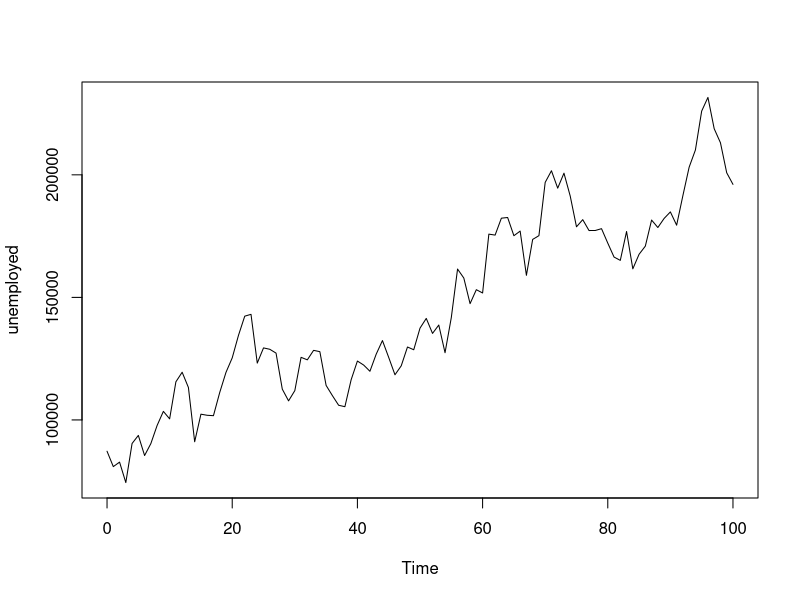
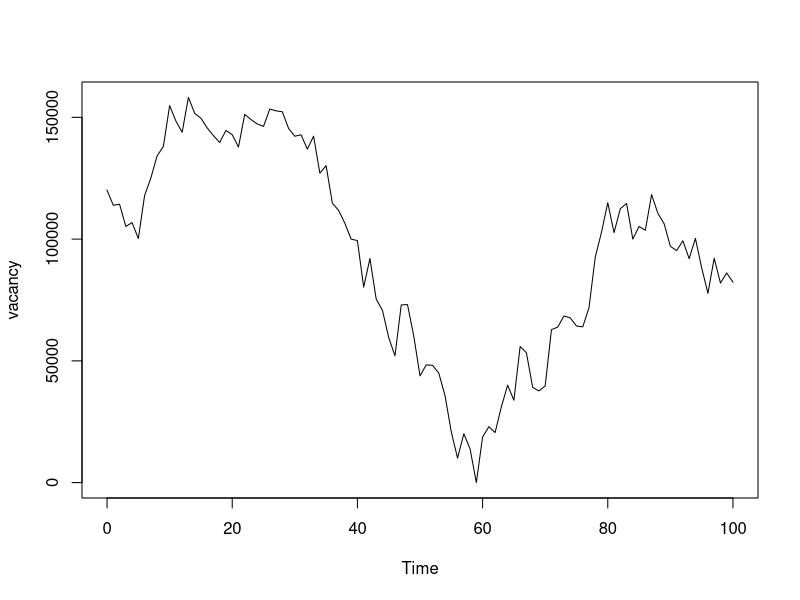
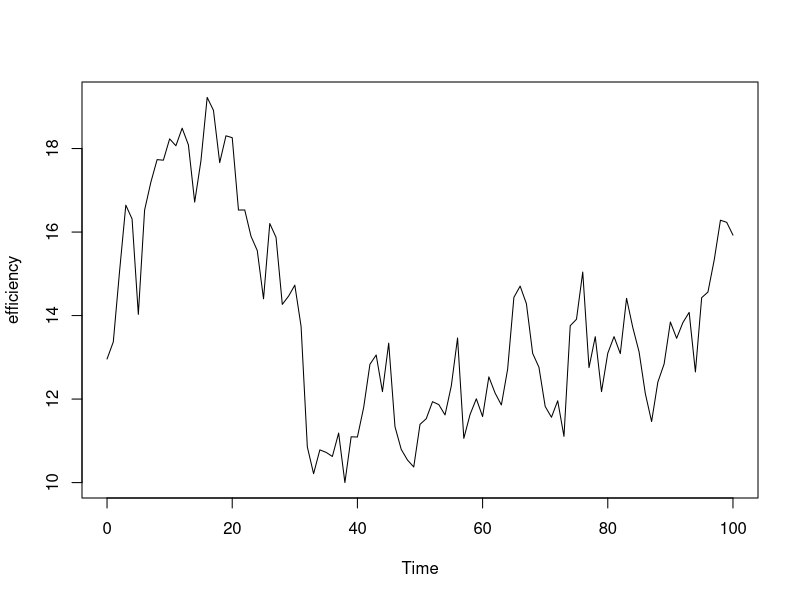
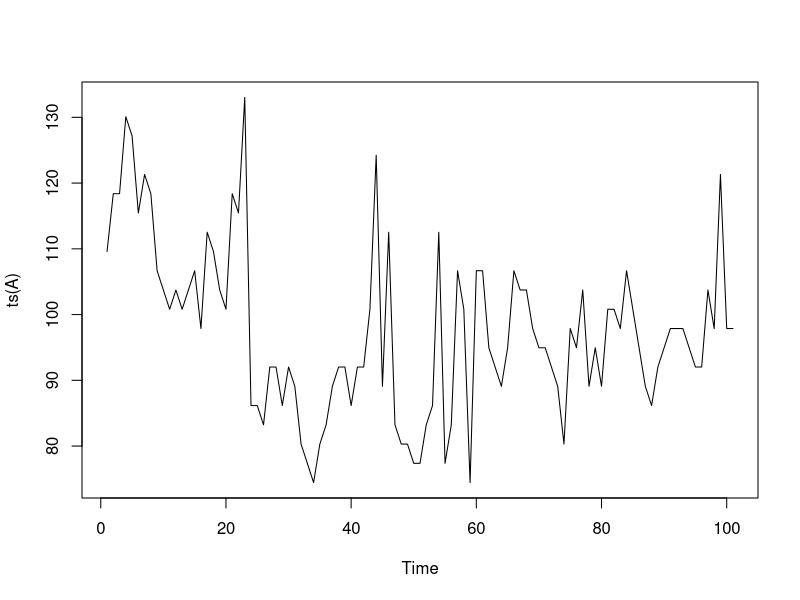
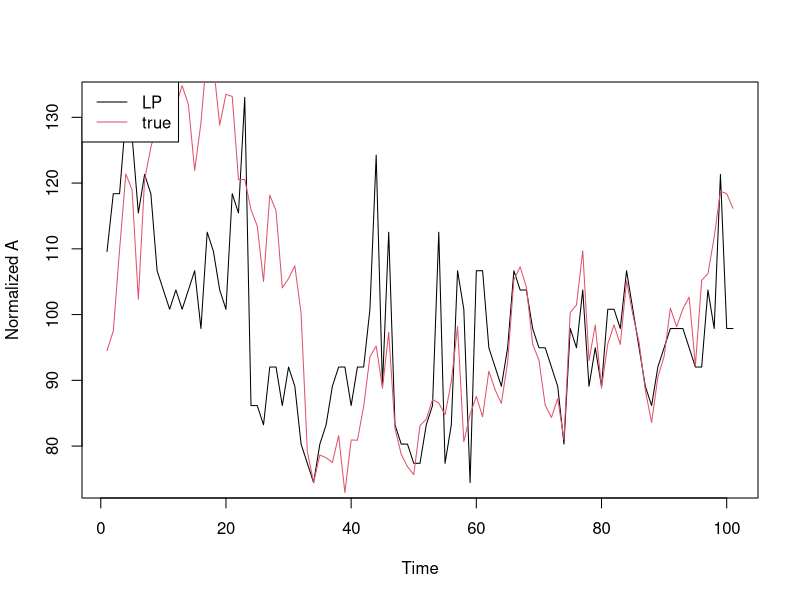
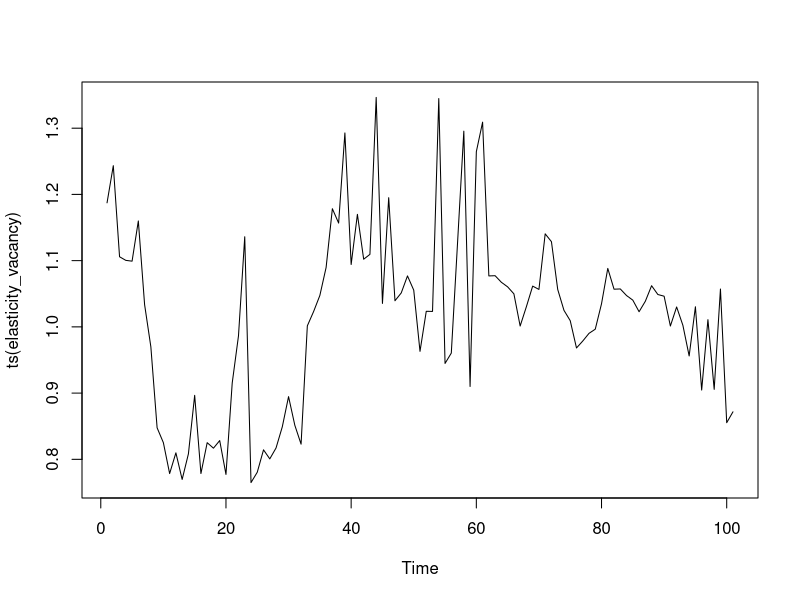
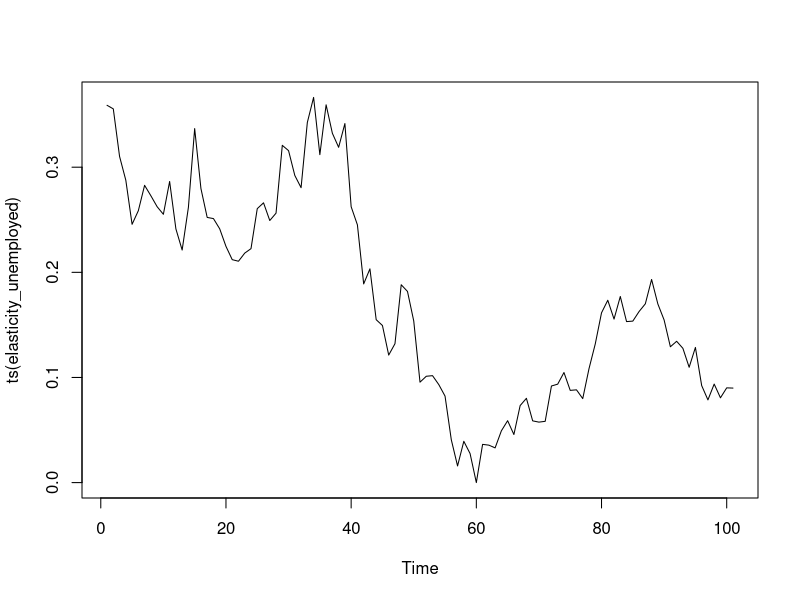

The R source for these figures, in order:
rm(list = ls())
library(magrittr)

# load data ----
# set constant ----
# monte carlo simulation to get nice sample size identifying match effect
set.seed(1)
num_time <-
  100#50
ar1_parameter_unemployed <-
  0.2
ar1_parameter_vacancy <-
  0.2
ar1_parameter_efficiency <-
  0.2
hire_parameter <-
  0.001
scale_parameter <-
  1e4
maxA <-
  300  # Maximum matching efficiency in grid (normalized at median vacancies to 100)
minA <-
  10   # Minimum matching efficiency in grid (normalized at median vacancies to 100)
level_scale <-
  5
time <-
  seq(1:num_time)
unemployed <-
  seq(1:num_time)
vacancy <-
  seq(1:num_time)
efficiency <-
  seq(1:num_time)
hire_list <-
  seq(1:num_time)

# data generation ----
unemployed <- 
  (
    arima.sim(
      list(
        order = c(0,1,0)#, # ar 1
        #ar = ar1_parameter_unemployed
      ), 
      n = num_time
    ) + 
  level_scale
  ) * scale_parameter
unemployed <-
  unemployed + abs(min(unemployed)) + 10
plot(unemployed)


vacancy <- 
  #exp(
  (
    arima.sim(
      list(
        order = c(0,1,0)#, # ar 1
        #ar = ar1_parameter_vacancy
      ), 
      n = num_time
    ) + 
  level_scale
  ) * scale_parameter
vacancy <-
  vacancy + abs(min(vacancy)) + 10
plot(vacancy)

efficiency <- 
  arima.sim(
    list(
      order = c(0,1,0)#, # ar 1
      #ar = ar1_parameter_efficiency
    ), 
    n = num_time
  )
efficiency <-
  efficiency + abs(min(efficiency)) + 10
plot(efficiency)
normalized_efficiency <-
  (efficiency/
  efficiency[1]) * 100#10

data <-
  cbind(
    1:length(unemployed),
    unemployed,
    vacancy,
    efficiency,
    normalized_efficiency
  ) %>% 
  tibble::as_tibble() %>% 
  dplyr::mutate(
    hire =
      # (normalized_efficiency *
      # unemployed)^hire_parameter*
      # vacancy^(1 - hire_parameter)
      hire_parameter * 
      normalized_efficiency *
      unemployed +
      hire_parameter *
      vacancy
  ) %>% 
  dplyr::mutate(
    overhire_check =
      (unemployed <= hire) |
      (vacancy <= hire)
  )

# estimate ----

vstar <- 
  quantile(
    data$vacancy, 
    probs = 0.50
    )

# Find the index of the closest value to vstar in v
point_vstar <- 
  which.min(abs(data$vacancy - vstar))
# Get corresponding values of m and S
Hstar <- 
  data$hire[point_vstar]
Ustar <- 
  data$unemployed[point_vstar]
# Value of matching efficiency at normalization point
Astar <- 
  100

# Define the support for lambda and theta
supportlambda <- 
  data$unemployed / Ustar
supportsize_theta <-
  100  # Size of the support for theta
kernel_sd <-
  0.1  # Standard deviation of the kernel (as a percentage of the range)
supporttheta <- 
  seq(
    minA / Astar, 
    maxA / Astar, 
    length.out = supportsize_theta
    )

# Calculate support for A
supportA <- 
  Astar * supporttheta

# Calculate supportU
supportU <- 
  Ustar * supportlambda #= data$unemployed

# For kernel
hsvv <- 
  kernel_sd * diff(range(data$vacancy))
hsu <-
  kernel_sd *
  max(c(diff(range(data$unemployed)), 1))





# FAS1 = Matrix F(A|U) = contains the conditional distribution of matching efficiency A across S
# each column is a distribution conditional on the point in S defined by a value of S
# Initiate F(A|U) as a zero matrix
FAS1 <- 
  matrix(
    0, 
    nrow = length(supporttheta), 
    ncol = length(supportlambda)
    )  
for (il in 1:length(supportlambda)) {  # loop over the handle lambda over the S values
  lambda <- 
    supportlambda[il]
  for (it in 1:length(supporttheta)) {  # loop over handle theta corresponding to A
    theta <- 
      supporttheta[it]
    y <- 
      as.numeric(
        data$hire <= theta * lambda * Hstar
        )  
    # This does both Step 2 and 3
    # find G(H|U(i),v(j)) -- for each pair (U',v') we want to estimate the distribution over matches
    # below some value H. To do this, we average observed proportions
    # of H below this value across values of (U,v) that are close to
    # (U',v') -- weighted by a kernel to put more weight on close
    # values.
    kernel_input <-
      cbind(
        ((data$vacancy - theta * lambda * vstar) / hsvv),
        ((data$unemployed - lambda * Ustar) / hsu)
        )
    kernel_output <-
      mvtnorm::dmvnorm(kernel_input)
    FAS1[it, il] <- 
      sum(y * kernel_output) / 
      sum(kernel_output)
  }
}

# Predict efficiency A at each (H,U,V)
# (since (U,V,A) map one-to-one into H and we can just invert it)
efficiency_implied <- 
  numeric(length(data$hire))  # aggregate matching efficiency
for (i in 1:length(data$hire)) {
  y <- 
    as.numeric(
      data$hire <= data$hire[i]
      )
  # find G_H|u(i),v(i) at point H(i)
  kernel_input <-
    cbind(
      ((data$vacancy - data$vacancy[i]) / hsvv),
      ((data$unemployed - data$unemployed[i]) / hsu)
      )
  kernel_output <-
    mvtnorm::dmvnorm(kernel_input)
  GHsv <- 
    sum(y * kernel_output) / 
    sum(kernel_output)  
  unemployed_index <- 
    which.min(abs(supportU - data$unemployed[i]))
  efficiency_index <- 
    which.min(abs(FAS1[, unemployed_index] - GHsv))
  efficiency_implied[i] <- 
    supportA[efficiency_index]
}

A <- 
  efficiency_implied  # aggregate matching efficiency
plot(ts(A))
true_efficiency_normalized <-
  ts((data$normalized_efficiency/
        data$normalized_efficiency[point_vstar]) * 100
     )

plot(x=A, type="l", col=1, xlab = "Time", ylab="Normalized A")
lines(x=true_efficiency_normalized, col=2)
legend(
  "topleft", 
  legend=c("LP", "true"), 
  lty=1,
  col=1:2
  )
data <-
  cbind(
    data,
    A
    )%>% 
  dplyr::mutate(
    efficiency_unemployed =
      unemployed*A
  )

res <-
  lm(hire ~ vacancy + efficiency_unemployed,
   data = data)
elasticity_vacancy <-
  res$coefficients["efficiency_unemployed"] *
  (data$efficiency_unemployed/data$hire)
plot(ts(elasticity_vacancy))
elasticity_unemployed <-
  res$coefficients["vacancy"] *
  (data$vacancy/data$hire)
plot(ts(elasticity_unemployed))


